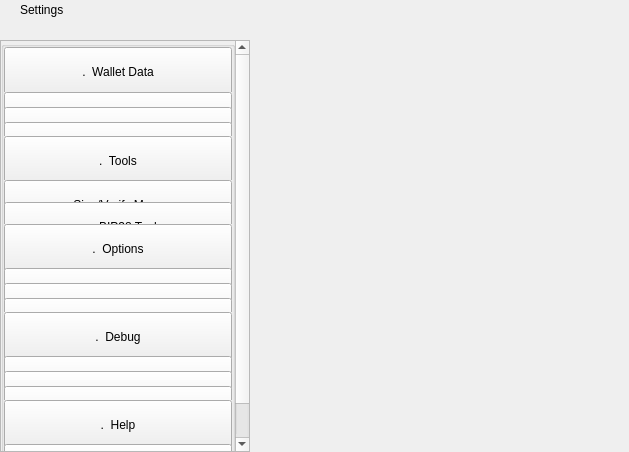
<?xml version="1.0" encoding="UTF-8"?>
<ui version="4.0">
 <class>SettingsWidget</class>
 <widget class="QWidget" name="SettingsWidget">
  <property name="geometry">
   <rect>
    <x>0</x>
    <y>0</y>
    <width>629</width>
    <height>452</height>
   </rect>
  </property>
  <property name="windowTitle">
   <string>Form</string>
  </property>
  <layout class="QHBoxLayout" name="horizontalLayout" stretch="1,2">
   <property name="spacing">
    <number>0</number>
   </property>
   <property name="leftMargin">
    <number>0</number>
   </property>
   <property name="topMargin">
    <number>0</number>
   </property>
   <property name="rightMargin">
    <number>0</number>
   </property>
   <property name="bottomMargin">
    <number>0</number>
   </property>
   <item>
    <widget class="QWidget" name="left" native="true">
     <property name="minimumSize">
      <size>
       <width>250</width>
       <height>0</height>
      </size>
     </property>
     <layout class="QVBoxLayout" name="verticalLayout">
      <property name="leftMargin">
       <number>0</number>
      </property>
      <property name="topMargin">
       <number>0</number>
      </property>
      <property name="rightMargin">
       <number>0</number>
      </property>
      <property name="bottomMargin">
       <number>0</number>
      </property>
      <item>
       <layout class="QVBoxLayout" name="verticalLayout_1">
        <property name="spacing">
         <number>0</number>
        </property>
        <item>
         <widget class="QWidget" name="titleMenuList" native="true">
          <property name="maximumSize">
           <size>
            <width>16777215</width>
            <height>30</height>
           </size>
          </property>
          <layout class="QHBoxLayout" name="horizontalLayout_1">
           <property name="spacing">
            <number>0</number>
           </property>
           <property name="leftMargin">
            <number>20</number>
           </property>
           <property name="topMargin">
            <number>0</number>
           </property>
           <property name="rightMargin">
            <number>20</number>
           </property>
           <property name="bottomMargin">
            <number>0</number>
           </property>
           <item>
            <widget class="QLabel" name="labelTitle">
             <property name="text">
              <string>Settings</string>
             </property>
            </widget>
           </item>
           <item>
            <spacer name="horizontalSpacer">
             <property name="orientation">
              <enum>Qt::Horizontal</enum>
             </property>
             <property name="sizeHint" stdset="0">
              <size>
               <width>40</width>
               <height>20</height>
              </size>
             </property>
            </spacer>
           </item>
          </layout>
         </widget>
        </item>
        <item>
         <spacer name="verticalSpacer_2">
          <property name="orientation">
           <enum>Qt::Vertical</enum>
          </property>
          <property name="sizeType">
           <enum>QSizePolicy::Fixed</enum>
          </property>
          <property name="sizeHint" stdset="0">
           <size>
            <width>20</width>
            <height>20</height>
           </size>
          </property>
         </spacer>
        </item>
        <item>
         <layout class="QVBoxLayout" name="verticalLayout_2">
          <item>
           <widget class="QScrollArea" name="scrollArea">
            <property name="sizePolicy">
             <sizepolicy hsizetype="Expanding" vsizetype="MinimumExpanding">
              <horstretch>0</horstretch>
              <verstretch>0</verstretch>
             </sizepolicy>
            </property>
            <property name="styleSheet">
             <string notr="true"/>
            </property>
            <property name="horizontalScrollBarPolicy">
             <enum>Qt::ScrollBarAlwaysOff</enum>
            </property>
            <property name="sizeAdjustPolicy">
             <enum>QAbstractScrollArea::AdjustIgnored</enum>
            </property>
            <property name="widgetResizable">
             <bool>true</bool>
            </property>
            <property name="alignment">
             <set>Qt::AlignLeading|Qt::AlignLeft|Qt::AlignTop</set>
            </property>
            <widget class="QWidget" name="scrollAreaWidgetContents">
             <property name="geometry">
              <rect>
               <x>0</x>
               <y>-46</y>
               <width>231</width>
               <height>452</height>
              </rect>
             </property>
             <property name="sizePolicy">
              <sizepolicy hsizetype="Preferred" vsizetype="MinimumExpanding">
               <horstretch>0</horstretch>
               <verstretch>0</verstretch>
              </sizepolicy>
             </property>
             <property name="maximumSize">
              <size>
               <width>16777215</width>
               <height>650</height>
              </size>
             </property>
             <property name="autoFillBackground">
              <bool>true</bool>
             </property>
             <layout class="QVBoxLayout" name="verticalLayout_3">
              <property name="spacing">
               <number>0</number>
              </property>
              <property name="sizeConstraint">
               <enum>QLayout::SetDefaultConstraint</enum>
              </property>
              <property name="leftMargin">
               <number>0</number>
              </property>
              <property name="topMargin">
               <number>0</number>
              </property>
              <property name="rightMargin">
               <number>0</number>
              </property>
              <property name="bottomMargin">
               <number>0</number>
              </property>
              <item>
               <layout class="QVBoxLayout" name="verticalLayout_4">
                <property name="spacing">
                 <number>0</number>
                </property>
                <item alignment="Qt::AlignTop">
                 <widget class="QGroupBox" name="groupBox">
                  <property name="sizePolicy">
                   <sizepolicy hsizetype="Preferred" vsizetype="MinimumExpanding">
                    <horstretch>0</horstretch>
                    <verstretch>0</verstretch>
                   </sizepolicy>
                  </property>
                  <property name="maximumSize">
                   <size>
                    <width>16777215</width>
                    <height>450</height>
                   </size>
                  </property>
                  <property name="title">
                   <string/>
                  </property>
                  <layout class="QVBoxLayout" name="verticalLayout_5">
                   <property name="spacing">
                    <number>0</number>
                   </property>
                   <property name="leftMargin">
                    <number>0</number>
                   </property>
                   <property name="topMargin">
                    <number>0</number>
                   </property>
                   <property name="rightMargin">
                    <number>0</number>
                   </property>
                   <property name="bottomMargin">
                    <number>0</number>
                   </property>
                   <item>
                    <widget class="QWidget" name="menuFileContainer" native="true">
                     <property name="maximumSize">
                      <size>
                       <width>16777215</width>
                       <height>160</height>
                      </size>
                     </property>
                     <layout class="QHBoxLayout" name="horizontalLayout_2">
                      <property name="spacing">
                       <number>0</number>
                      </property>
                      <property name="leftMargin">
                       <number>0</number>
                      </property>
                      <property name="topMargin">
                       <number>0</number>
                      </property>
                      <property name="rightMargin">
                       <number>0</number>
                      </property>
                      <property name="bottomMargin">
                       <number>0</number>
                      </property>
                      <item alignment="Qt::AlignTop">
                       <widget class="QPushButton" name="pushButtonFile">
                        <property name="minimumSize">
                         <size>
                          <width>0</width>
                          <height>50</height>
                         </size>
                        </property>
                        <property name="maximumSize">
                         <size>
                          <width>16777215</width>
                          <height>50</height>
                         </size>
                        </property>
                        <property name="focusPolicy">
                         <enum>Qt::NoFocus</enum>
                        </property>
                        <property name="text">
                         <string>.  Wallet Data</string>
                        </property>
                        <property name="checkable">
                         <bool>true</bool>
                        </property>
                        <property name="autoExclusive">
                         <bool>false</bool>
                        </property>
                       </widget>
                      </item>
                     </layout>
                    </widget>
                   </item>
                   <item>
                    <widget class="QWidget" name="fileButtonsWidget" native="true">
                     <property name="maximumSize">
                      <size>
                       <width>16777215</width>
                       <height>165</height>
                      </size>
                     </property>
                     <layout class="QVBoxLayout" name="verticalLayout_6">
                      <property name="spacing">
                       <number>0</number>
                      </property>
                      <property name="leftMargin">
                       <number>0</number>
                      </property>
                      <property name="topMargin">
                       <number>0</number>
                      </property>
                      <property name="rightMargin">
                       <number>0</number>
                      </property>
                      <property name="bottomMargin">
                       <number>0</number>
                      </property>
                      <item>
                       <widget class="QPushButton" name="pushButtonFile2">
                        <property name="minimumSize">
                         <size>
                          <width>0</width>
                          <height>50</height>
                         </size>
                        </property>
                        <property name="maximumSize">
                         <size>
                          <width>16777215</width>
                          <height>50</height>
                         </size>
                        </property>
                        <property name="focusPolicy">
                         <enum>Qt::NoFocus</enum>
                        </property>
                        <property name="text">
                         <string>.     Wallet</string>
                        </property>
                        <property name="checkable">
                         <bool>true</bool>
                        </property>
                        <property name="autoExclusive">
                         <bool>false</bool>
                        </property>
                       </widget>
                      </item>
                      <item>
                       <widget class="QPushButton" name="pushButtonFile3">
                        <property name="minimumSize">
                         <size>
                          <width>0</width>
                          <height>50</height>
                         </size>
                        </property>
                        <property name="maximumSize">
                         <size>
                          <width>16777215</width>
                          <height>50</height>
                         </size>
                        </property>
                        <property name="focusPolicy">
                         <enum>Qt::NoFocus</enum>
                        </property>
                        <property name="text">
                         <string>.     Multisend</string>
                        </property>
                        <property name="checkable">
                         <bool>true</bool>
                        </property>
                        <property name="autoExclusive">
                         <bool>false</bool>
                        </property>
                       </widget>
                      </item>
                      <item>
                       <widget class="QPushButton" name="pushButtonExportCsv">
                        <property name="minimumSize">
                         <size>
                          <width>0</width>
                          <height>50</height>
                         </size>
                        </property>
                        <property name="maximumSize">
                         <size>
                          <width>16777215</width>
                          <height>50</height>
                         </size>
                        </property>
                        <property name="focusPolicy">
                         <enum>Qt::NoFocus</enum>
                        </property>
                        <property name="text">
                         <string>.     Export Accounting</string>
                        </property>
                        <property name="checkable">
                         <bool>true</bool>
                        </property>
                        <property name="autoExclusive">
                         <bool>false</bool>
                        </property>
                       </widget>
                      </item>
                     </layout>
                    </widget>
                   </item>
                   <item>
                    <widget class="QWidget" name="menuToolsContainer" native="true">
                     <property name="maximumSize">
                      <size>
                       <width>16777215</width>
                       <height>160</height>
                      </size>
                     </property>
                     <layout class="QHBoxLayout" name="horizontalLayout_3">
                      <property name="spacing">
                       <number>0</number>
                      </property>
                      <property name="leftMargin">
                       <number>0</number>
                      </property>
                      <property name="topMargin">
                       <number>0</number>
                      </property>
                      <property name="rightMargin">
                       <number>0</number>
                      </property>
                      <property name="bottomMargin">
                       <number>0</number>
                      </property>
                      <item alignment="Qt::AlignTop">
                       <widget class="QPushButton" name="pushButtonConfiguration">
                        <property name="minimumSize">
                         <size>
                          <width>0</width>
                          <height>50</height>
                         </size>
                        </property>
                        <property name="maximumSize">
                         <size>
                          <width>16777215</width>
                          <height>50</height>
                         </size>
                        </property>
                        <property name="focusPolicy">
                         <enum>Qt::NoFocus</enum>
                        </property>
                        <property name="text">
                         <string>.  Tools</string>
                        </property>
                        <property name="checkable">
                         <bool>true</bool>
                        </property>
                        <property name="autoExclusive">
                         <bool>false</bool>
                        </property>
                       </widget>
                      </item>
                     </layout>
                    </widget>
                   </item>
                   <item>
                    <widget class="QWidget" name="configurationButtonsWidget" native="true">
                     <property name="maximumSize">
                      <size>
                       <width>16777215</width>
                       <height>105</height>
                      </size>
                     </property>
                     <layout class="QVBoxLayout" name="verticalLayout_7">
                      <property name="spacing">
                       <number>0</number>
                      </property>
                      <property name="leftMargin">
                       <number>0</number>
                      </property>
                      <property name="topMargin">
                       <number>0</number>
                      </property>
                      <property name="rightMargin">
                       <number>0</number>
                      </property>
                      <property name="bottomMargin">
                       <number>0</number>
                      </property>
                      <item>
                       <widget class="QPushButton" name="pushButtonConfiguration4">
                        <property name="minimumSize">
                         <size>
                          <width>0</width>
                          <height>50</height>
                         </size>
                        </property>
                        <property name="maximumSize">
                         <size>
                          <width>16777215</width>
                          <height>50</height>
                         </size>
                        </property>
                        <property name="focusPolicy">
                         <enum>Qt::NoFocus</enum>
                        </property>
                        <property name="text">
                         <string>.     Sign/Verify Message</string>
                        </property>
                        <property name="checkable">
                         <bool>true</bool>
                        </property>
                        <property name="autoExclusive">
                         <bool>false</bool>
                        </property>
                       </widget>
                      </item>
                      <item>
                       <widget class="QPushButton" name="pushButtonConfiguration3">
                        <property name="minimumSize">
                         <size>
                          <width>0</width>
                          <height>50</height>
                         </size>
                        </property>
                        <property name="maximumSize">
                         <size>
                          <width>16777215</width>
                          <height>50</height>
                         </size>
                        </property>
                        <property name="focusPolicy">
                         <enum>Qt::NoFocus</enum>
                        </property>
                        <property name="text">
                         <string>.     BIP38 Tool</string>
                        </property>
                        <property name="checkable">
                         <bool>true</bool>
                        </property>
                        <property name="autoExclusive">
                         <bool>false</bool>
                        </property>
                       </widget>
                      </item>
                     </layout>
                    </widget>
                   </item>
                   <item>
                    <layout class="QHBoxLayout" name="horizontalLayout_4">
                     <property name="spacing">
                      <number>0</number>
                     </property>
                     <property name="leftMargin">
                      <number>0</number>
                     </property>
                     <property name="rightMargin">
                      <number>0</number>
                     </property>
                     <item alignment="Qt::AlignTop">
                      <widget class="QPushButton" name="pushButtonOptions">
                       <property name="minimumSize">
                        <size>
                         <width>0</width>
                         <height>50</height>
                        </size>
                       </property>
                       <property name="maximumSize">
                        <size>
                         <width>16777215</width>
                         <height>50</height>
                        </size>
                       </property>
                       <property name="focusPolicy">
                        <enum>Qt::NoFocus</enum>
                       </property>
                       <property name="text">
                        <string>.  Options</string>
                       </property>
                       <property name="checkable">
                        <bool>true</bool>
                       </property>
                       <property name="autoExclusive">
                        <bool>false</bool>
                       </property>
                      </widget>
                     </item>
                    </layout>
                   </item>
                   <item>
                    <widget class="QWidget" name="optionsButtonsWidget" native="true">
                     <property name="maximumSize">
                      <size>
                       <width>16777215</width>
                       <height>160</height>
                      </size>
                     </property>
                     <layout class="QVBoxLayout" name="verticalLayout_8">
                      <property name="spacing">
                       <number>0</number>
                      </property>
                      <property name="leftMargin">
                       <number>0</number>
                      </property>
                      <property name="topMargin">
                       <number>0</number>
                      </property>
                      <property name="rightMargin">
                       <number>0</number>
                      </property>
                      <property name="bottomMargin">
                       <number>0</number>
                      </property>
                      <item>
                       <widget class="QPushButton" name="pushButtonOptions1">
                        <property name="minimumSize">
                         <size>
                          <width>0</width>
                          <height>50</height>
                         </size>
                        </property>
                        <property name="maximumSize">
                         <size>
                          <width>16777215</width>
                          <height>50</height>
                         </size>
                        </property>
                        <property name="focusPolicy">
                         <enum>Qt::NoFocus</enum>
                        </property>
                        <property name="text">
                         <string>.     Main</string>
                        </property>
                        <property name="checkable">
                         <bool>true</bool>
                        </property>
                        <property name="checked">
                         <bool>false</bool>
                        </property>
                        <property name="autoExclusive">
                         <bool>false</bool>
                        </property>
                       </widget>
                      </item>
                      <item>
                       <widget class="QPushButton" name="pushButtonOptions2">
                        <property name="minimumSize">
                         <size>
                          <width>0</width>
                          <height>50</height>
                         </size>
                        </property>
                        <property name="maximumSize">
                         <size>
                          <width>16777215</width>
                          <height>50</height>
                         </size>
                        </property>
                        <property name="focusPolicy">
                         <enum>Qt::NoFocus</enum>
                        </property>
                        <property name="text">
                         <string>.     Wallet</string>
                        </property>
                        <property name="checkable">
                         <bool>true</bool>
                        </property>
                        <property name="autoExclusive">
                         <bool>false</bool>
                        </property>
                       </widget>
                      </item>
                      <item>
                       <widget class="QPushButton" name="pushButtonOptions5">
                        <property name="minimumSize">
                         <size>
                          <width>0</width>
                          <height>50</height>
                         </size>
                        </property>
                        <property name="maximumSize">
                         <size>
                          <width>16777215</width>
                          <height>50</height>
                         </size>
                        </property>
                        <property name="focusPolicy">
                         <enum>Qt::NoFocus</enum>
                        </property>
                        <property name="text">
                         <string>.     Display</string>
                        </property>
                        <property name="checkable">
                         <bool>true</bool>
                        </property>
                        <property name="autoExclusive">
                         <bool>false</bool>
                        </property>
                       </widget>
                      </item>
                     </layout>
                    </widget>
                   </item>
                   <item>
                    <layout class="QHBoxLayout" name="horizontalTools">
                     <property name="spacing">
                      <number>0</number>
                     </property>
                     <property name="leftMargin">
                      <number>0</number>
                     </property>
                     <property name="rightMargin">
                      <number>0</number>
                     </property>
                     <item alignment="Qt::AlignTop">
                      <widget class="QPushButton" name="pushButtonTools">
                       <property name="minimumSize">
                        <size>
                         <width>0</width>
                         <height>50</height>
                        </size>
                       </property>
                       <property name="maximumSize">
                        <size>
                         <width>16777215</width>
                         <height>50</height>
                        </size>
                       </property>
                       <property name="focusPolicy">
                        <enum>Qt::NoFocus</enum>
                       </property>
                       <property name="text">
                        <string>.  Debug</string>
                       </property>
                       <property name="checkable">
                        <bool>true</bool>
                       </property>
                       <property name="autoExclusive">
                        <bool>false</bool>
                       </property>
                      </widget>
                     </item>
                    </layout>
                   </item>
                   <item>
                    <widget class="QWidget" name="toolsButtonsWidget" native="true">
                     <property name="maximumSize">
                      <size>
                       <width>16777215</width>
                       <height>160</height>
                      </size>
                     </property>
                     <layout class="QVBoxLayout" name="verticalTools_11">
                      <property name="spacing">
                       <number>0</number>
                      </property>
                      <property name="leftMargin">
                       <number>0</number>
                      </property>
                      <property name="topMargin">
                       <number>0</number>
                      </property>
                      <property name="rightMargin">
                       <number>0</number>
                      </property>
                      <property name="bottomMargin">
                       <number>0</number>
                      </property>
                      <item>
                       <widget class="QPushButton" name="pushButtonTools1">
                        <property name="minimumSize">
                         <size>
                          <width>0</width>
                          <height>50</height>
                         </size>
                        </property>
                        <property name="maximumSize">
                         <size>
                          <width>16777215</width>
                          <height>50</height>
                         </size>
                        </property>
                        <property name="focusPolicy">
                         <enum>Qt::NoFocus</enum>
                        </property>
                        <property name="text">
                         <string>.     Information</string>
                        </property>
                        <property name="checkable">
                         <bool>true</bool>
                        </property>
                        <property name="checked">
                         <bool>false</bool>
                        </property>
                        <property name="autoExclusive">
                         <bool>false</bool>
                        </property>
                       </widget>
                      </item>
                      <item>
                       <widget class="QPushButton" name="pushButtonTools2">
                        <property name="minimumSize">
                         <size>
                          <width>0</width>
                          <height>50</height>
                         </size>
                        </property>
                        <property name="maximumSize">
                         <size>
                          <width>16777215</width>
                          <height>50</height>
                         </size>
                        </property>
                        <property name="focusPolicy">
                         <enum>Qt::NoFocus</enum>
                        </property>
                        <property name="text">
                         <string>.     Console</string>
                        </property>
                        <property name="checkable">
                         <bool>true</bool>
                        </property>
                        <property name="autoExclusive">
                         <bool>false</bool>
                        </property>
                       </widget>
                      </item>
                      <item>
                       <widget class="QPushButton" name="pushButtonTools5">
                        <property name="minimumSize">
                         <size>
                          <width>0</width>
                          <height>50</height>
                         </size>
                        </property>
                        <property name="maximumSize">
                         <size>
                          <width>16777215</width>
                          <height>50</height>
                         </size>
                        </property>
                        <property name="focusPolicy">
                         <enum>Qt::NoFocus</enum>
                        </property>
                        <property name="text">
                         <string>.     Wallet Repair</string>
                        </property>
                        <property name="checkable">
                         <bool>true</bool>
                        </property>
                        <property name="autoExclusive">
                         <bool>false</bool>
                        </property>
                       </widget>
                      </item>
                     </layout>
                    </widget>
                   </item>
                   <item>
                    <layout class="QHBoxLayout" name="horizontalHelp">
                     <property name="spacing">
                      <number>0</number>
                     </property>
                     <property name="leftMargin">
                      <number>0</number>
                     </property>
                     <property name="rightMargin">
                      <number>0</number>
                     </property>
                     <item alignment="Qt::AlignTop">
                      <widget class="QPushButton" name="pushButtonHelp">
                       <property name="minimumSize">
                        <size>
                         <width>0</width>
                         <height>50</height>
                        </size>
                       </property>
                       <property name="maximumSize">
                        <size>
                         <width>16777215</width>
                         <height>50</height>
                        </size>
                       </property>
                       <property name="focusPolicy">
                        <enum>Qt::NoFocus</enum>
                       </property>
                       <property name="text">
                        <string>.  Help</string>
                       </property>
                       <property name="checkable">
                        <bool>true</bool>
                       </property>
                       <property name="autoExclusive">
                        <bool>false</bool>
                       </property>
                      </widget>
                     </item>
                    </layout>
                   </item>
                   <item>
                    <widget class="QWidget" name="helpButtonsWidget" native="true">
                     <property name="maximumSize">
                      <size>
                       <width>16777215</width>
                       <height>100</height>
                      </size>
                     </property>
                     <layout class="QVBoxLayout" name="verticalHelp">
                      <property name="spacing">
                       <number>0</number>
                      </property>
                      <property name="leftMargin">
                       <number>0</number>
                      </property>
                      <property name="topMargin">
                       <number>0</number>
                      </property>
                      <property name="rightMargin">
                       <number>0</number>
                      </property>
                      <property name="bottomMargin">
                       <number>0</number>
                      </property>
                      <item>
                       <widget class="QPushButton" name="pushButtonHelp1">
                        <property name="minimumSize">
                         <size>
                          <width>0</width>
                          <height>50</height>
                         </size>
                        </property>
                        <property name="maximumSize">
                         <size>
                          <width>16777215</width>
                          <height>50</height>
                         </size>
                        </property>
                        <property name="focusPolicy">
                         <enum>Qt::NoFocus</enum>
                        </property>
                        <property name="text">
                         <string>.     FAQ</string>
                        </property>
                        <property name="checkable">
                         <bool>false</bool>
                        </property>
                        <property name="checked">
                         <bool>false</bool>
                        </property>
                        <property name="autoExclusive">
                         <bool>false</bool>
                        </property>
                       </widget>
                      </item>
                      <item>
                       <widget class="QPushButton" name="pushButtonHelp2">
                        <property name="minimumSize">
                         <size>
                          <width>0</width>
                          <height>50</height>
                         </size>
                        </property>
                        <property name="maximumSize">
                         <size>
                          <width>16777215</width>
                          <height>50</height>
                         </size>
                        </property>
                        <property name="focusPolicy">
                         <enum>Qt::NoFocus</enum>
                        </property>
                        <property name="text">
                         <string>.     About SKYR</string>
                        </property>
                        <property name="checkable">
                         <bool>false</bool>
                        </property>
                        <property name="autoExclusive">
                         <bool>false</bool>
                        </property>
                       </widget>
                      </item>
                     </layout>
                    </widget>
                   </item>
                  </layout>
                 </widget>
                </item>
               </layout>
              </item>
             </layout>
            </widget>
           </widget>
          </item>
         </layout>
        </item>
       </layout>
      </item>
     </layout>
    </widget>
   </item>
   <item>
    <widget class="QWidget" name="right" native="true">
     <layout class="QVBoxLayout" name="verticalLayout_9">
      <property name="leftMargin">
       <number>0</number>
      </property>
      <property name="topMargin">
       <number>0</number>
      </property>
      <property name="rightMargin">
       <number>0</number>
      </property>
      <property name="bottomMargin">
       <number>0</number>
      </property>
      <item>
       <layout class="QVBoxLayout" name="verticalLayout_10">
        <property name="spacing">
         <number>6</number>
        </property>
        <item>
         <layout class="QVBoxLayout" name="verticalLayout_11">
          <item>
           <widget class="QStackedWidget" name="stackedWidgetContainer"/>
          </item>
         </layout>
        </item>
       </layout>
      </item>
     </layout>
    </widget>
   </item>
  </layout>
 </widget>
 <resources/>
 <connections/>
</ui>
